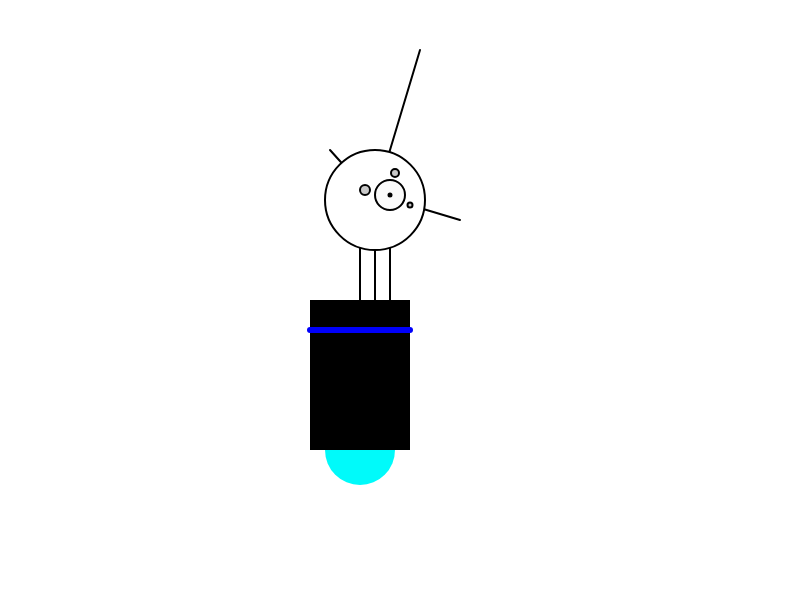
Frame 1 (no input)
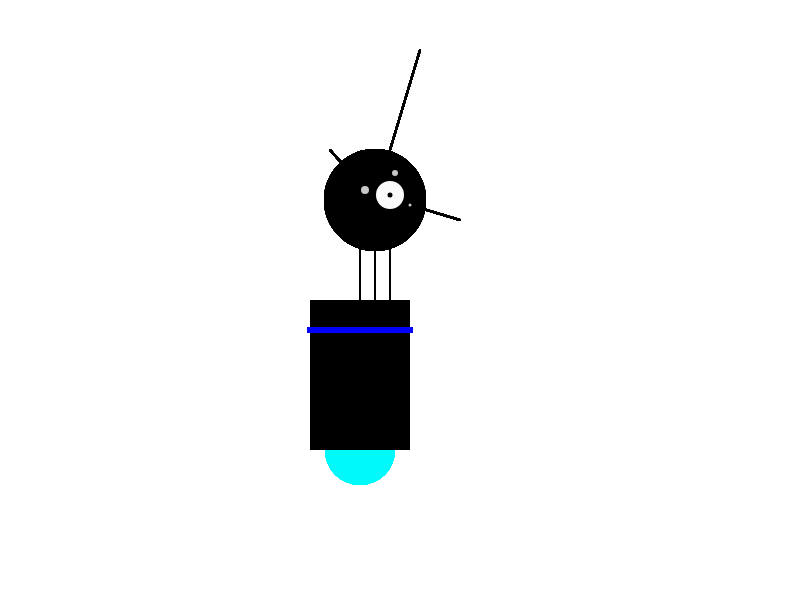
Frame 60 (no input)
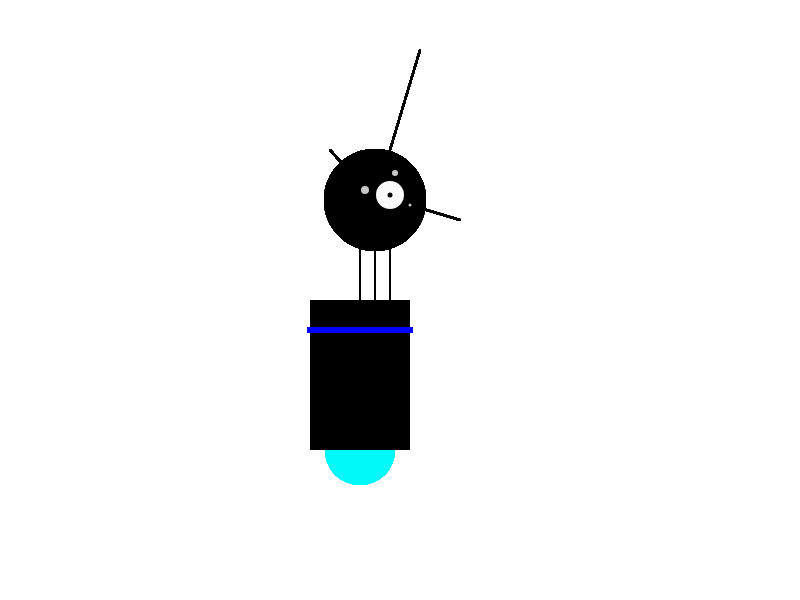
Frame 120 (the mouse pressed at the canvas centre since frame 60)

The p5.js sketch that drew these frames (run headless with seeded random() and noise() and a simulated clock; from frame 60 on, the mouse is pressed at the canvas centre):

// p5.js sketch
// ── sketch.js
function setup() {
  createCanvas(800,600);
   // Set here the values that are not changing all over the sketch
  
}

function draw() {
  strokeWeight(2);
  stroke(0,0,0);
    // Antennas
      line(330,150,375,200);   //sx
      line(420,50,375,200);   //centro
      line(410,205,460,220);  //dx
    
  
  // Neck
      line(360,200,360,300);   //sn
      line(375,200,375,300);  //centro
      line(390,200,390,300);  //dx
      
  // Head
        
      ellipse(375,200,100,100); //testa nera
        fill(200,200,200);
      ellipse(365,190,10,10);  //grigio sx
      ellipse(395,173,8,8);   //grigio sopra
      ellipse(410,205,5,5);   //grigio dx
        fill(250,250,250);
      ellipse(390,195,30,30);   //occhio bianco
        fill(0,0,0);
      ellipse(390,195,3,3);     //pupilla nera

  // Body
        fill(0,250,250);
        noStroke();
      ellipse(360,450,70,70);    //piedi
        fill(0,0,0);
      rect(310,300,100,150);    //corpo
        strokeWeight(6);
        stroke(0,0,250);
      line(310,330,410,330);    //linea centrale
  


}
